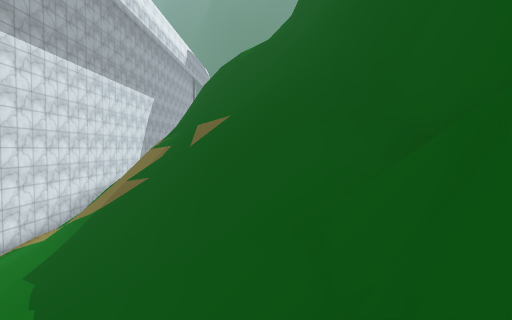
view 1 (above)

14 first-person views from a walk through a 3-D level made in the Unity game engine. The camera is 1.5 m above the floor, tilts 2° down and sees 80° across. The floor is counted in squares, 2 m on a side. Each view is taken from the middle of a square. On the plan, view 1 faces up. The plan holds only what a view shows up to about 10 squares ahead; the rest is blank. The place goes on beyond the plan. Some surface patterns are stand-ins.

view 2
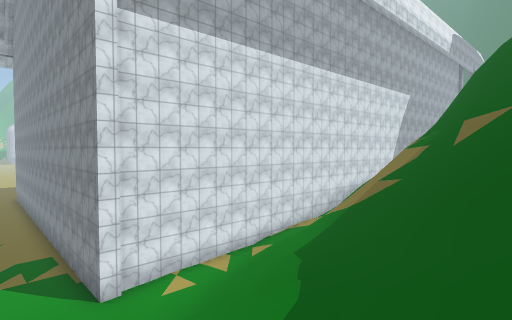

view 3
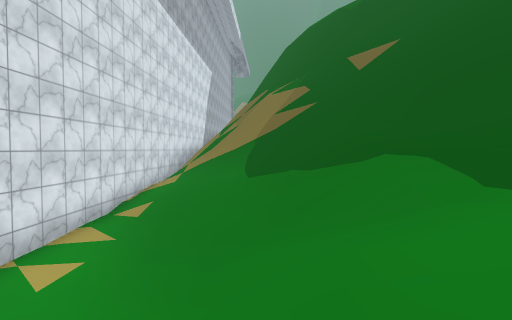

view 4
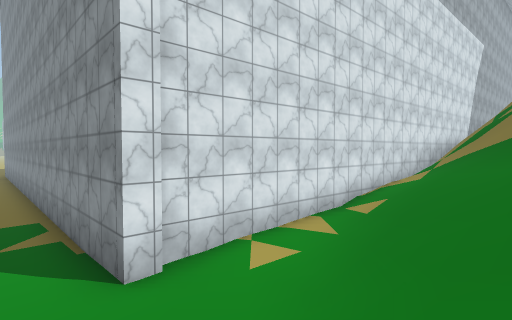

view 5
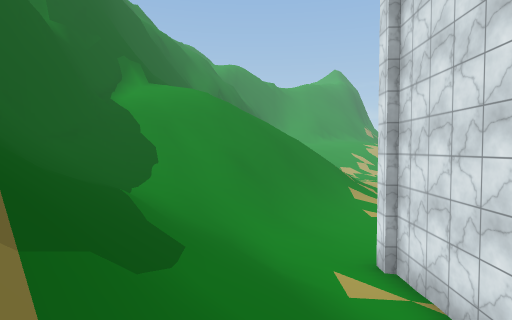

view 6
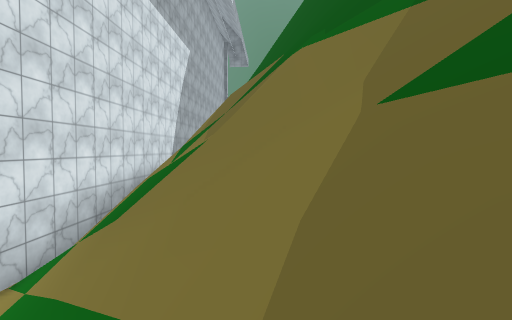

view 7
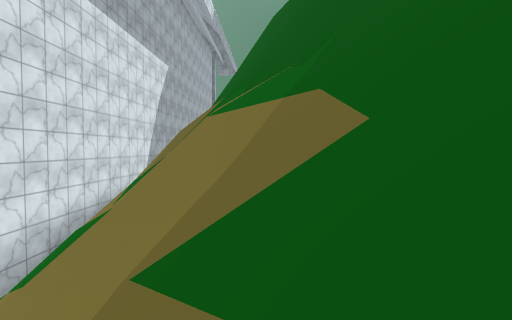

view 8
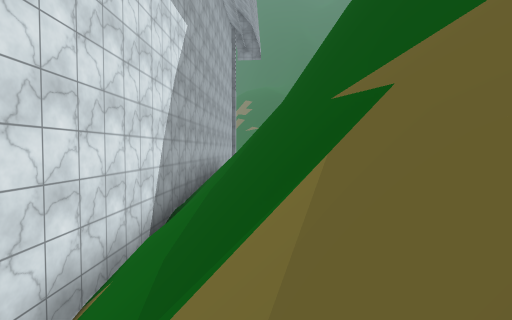

view 9
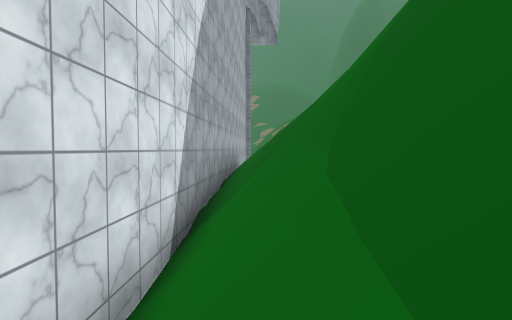

view 10
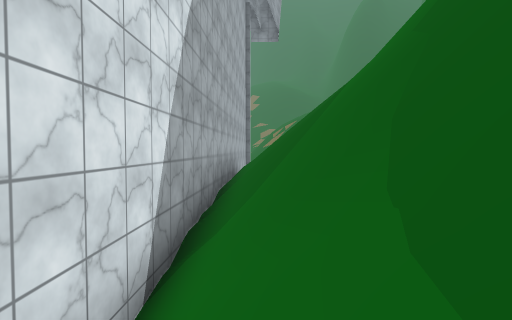

view 11
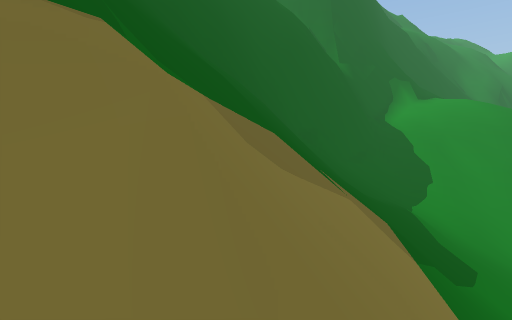

view 12
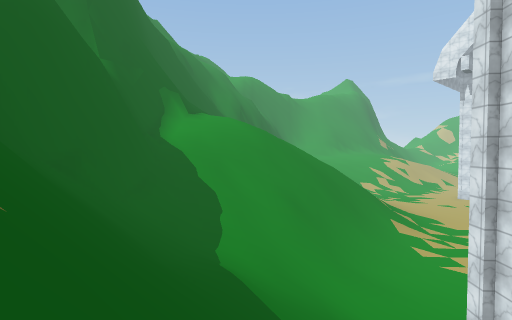

view 13
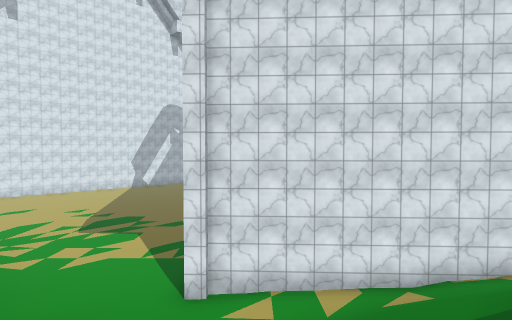

view 14
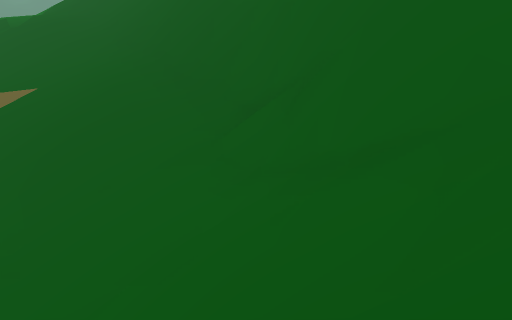

### Floor plan
Key: @ floor where view 1 was taken; # wall or solid block; x gap in a wall; . main floor; : floor 1 m higher than the main floor; + floor 1.75 m higher than the main floor; / step, stairs or slope; = window, fence, low wall or low ledge; v drop or lower ground.
Columns run from 11 left of view 1 to 2 right of it. Each row starts with its distance up from view 1.
 25     #
 24     #
 23     #/
 22     #//
 21     #//
 20     ##/
 19     ##
 18     ###v
 17     #/#
 16     #/#
 15    =v/# v/
 14     #/# vv
 13     #/##vv/
 12    #///# vv/
 11    #///####//
 10    #///=####/#
  9    #/////x/###
  8    #/////=//##
  7    #/////////#
  6    #+////////#
  5    #://////=/#
  4    #:+///////#
  3 ####:+///////#
  2 ...::++//////#
  1 ...::+//////##
  0 ...:://////@#
 -1 ..::////////#

Where each view was taken, in squares from view 1:
view 1: 0 up, 0 right, facing up
view 2: 0 up, 0 right, facing up-left
view 3: 0 up, 4 left, facing up
view 4: 1 up, 4 left, facing up-left
view 5: 9 up, 5 left, facing down
view 6: 7 up, 4 left, facing up
view 7: 7 up, 3 left, facing up
view 8: 12 up, 5 left, facing up
view 9: 14 up, 6 left, facing up
view 10: 15 up, 6 left, facing up
view 11: 11 up, 5 left, facing down-right
view 12: 9 up, 3 left, facing down
view 13: 4 up, 1 left, facing left
view 14: 1 down, 2 left, facing up-right
